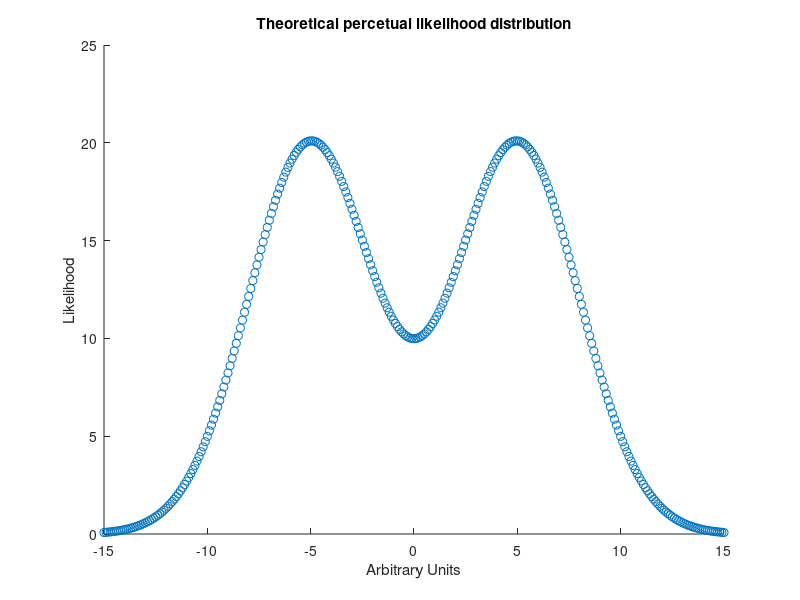
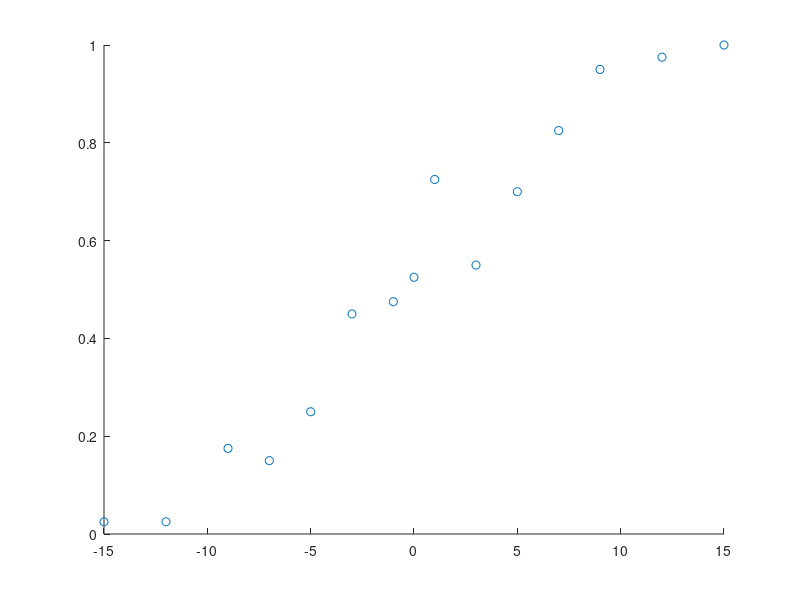

Reproduce these figures in MATLAB, in order. (Note: this script raises an error after producing the figures.)
%%% simulate a 2afc vs estimation perceptual likelihood distribution %%%
PLFstd = 3; %std of the cue
CLFstd = 3; %std of the 2afc comparison distribution
ELFstd = 3; %std of the estimation comparison distribution
start = -15;finish = 15;

%%%%% make underlying perceptual distribution %%%%%
x = [start:0.1:finish];
%PLF = normpdf(x,0,PLFstd); kl = sum(PLF);PLF = PLF*(1/sum(PLF)); %normal
PLF = normpdf(x,-5,PLFstd)+normpdf(x,5,PLFstd); k = sum(PLF);PLF = PLF*(1/sum(PLF)); %bimodal
 

%%%%% simulate 2afc draws %%%%%
Offsets = [-15 -12 -9 -7 -5 -3 -1 0 1 3 5 7 9 12 15]; % probe offsets
numRepeats = 40; % number trials per offset
Rightward = ones(1,length(Offsets));

for offset = 1:length(Offsets)
for repeat = 2:numRepeats  
   
% make comparison distribution for 2afc (probe cue) - can try making different ones
CLF = normpdf(x,Offsets(offset),CLFstd); k = sum(CLF);CLF = CLF*(1/sum(CLF)); %unimodal
%CLF = normpdf(x,Offsets(offset)-5,CLFstd)+normpdf(x,Offsets(offset)+5,CLFstd); k = sum(CLF);CLF = CLF*(1/sum(CLF)); %bimodal

% draw from each
PLFPercept = rand(1); CLFPercept = rand(1); PLFComp = 0; CLFComp = 0;
for j = 1:length(PLF)
    if PLFComp > PLFPercept
        PLFX = x(j);break;
    else PLFComp = PLFComp+PLF(j);end;
end
for j = 1:length(CLF)
    if CLFComp > CLFPercept
        CLFX = x(j);break;
    else CLFComp = CLFComp+CLF(j);end;
end

% compare
if PLFX < CLFX
    Rightward(offset) = Rightward(offset)+1;
end
end
end
Rightward = Rightward/numRepeats


%%%%%% simulate estimations %%%%%%
Estimates = []
numEsts = numRepeats*5

for p = 1:numEsts
   
% Draw from PLF
PLFPercept = rand(1); PLFComp = 0; ELFPercept = rand(1); ELFComp = 0;
for j = 1:length(PLF)
    if PLFComp > PLFPercept
        PLFX = x(j);break;
    else PLFComp = PLFComp+PLF(j);end;
end
 
% Draw from estimate distribution
ELF = normpdf(x,PLFX,ELFstd); k = sum(ELF);ELF = ELF*(1/sum(ELF)); %make and normalize to 1 - can change type of distribution?
for j = 1:length(ELF)
    if ELFComp > ELFPercept
        ELFX = x(j); Estimates = [Estimates ELFX]; break;
    else ELFComp = ELFComp+ELF(j);end;
end
end

 






%%%%% figures %%%%%%
q=2
if q==2
    figure(1)
    scatter(x,PLF*numEsts*length(PLF)/20)
    title('Theoretical percetual likelihood distribution')
    xlabel('Arbitrary Units')
    ylabel('Likelihood')
   
   
    figure(2)
    hold off
    scatter(Offsets,Rightward,'blue')
    z=fitCumulativeGaussian(Offsets,Rightward)
    hold on
    scatter([start:.01:finish],normcdf([start:.01:finish],z.mean,z.std),.1,'blue')
    scatter([start:.01:finish],normpdf([start:.01:finish],z.mean,z.std)*10,.1,'black')
    xlabel('Probe offset (a.u.)')
    ylabel('Likehood percieved >0')
    H = sprintf('2afc Prediction: mu = %.2f // std = %.2f // R2 = %.2f',z.mean,z.std,z.r2)
    title(H)
   
     
 
    figure(3)
    hist(Estimates,20)
    xlabel('Estimate')
    ylabel('Frequency')
    H = sprintf('Estimated value: mu = %.2f // std = %.2f',mean(Estimates),std(Estimates))
    title(H)
end